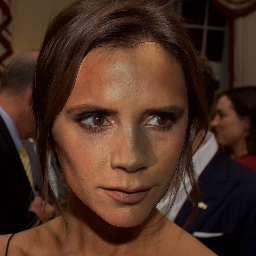
%> input picture FFHQ_relighting_results/00290_rendered_image.png, 256 x 256 px
$ octave fix_border_artifacts_CVPR2022.m   (GNU Octave 9; MATLAB toolbox functions it lacks are replaced by stand-ins)
%> lines starting %> are read from the running program, lines starting %| are printed output that depends on the picture; in (x1, y1, x2, y2) boxes, pixels count from 0 and x2, y2 are one past the last pixel; in counts of white or black regions, pixels touching at a corner belong together; the program's own positions count from 1
img = imread('FFHQ_relighting_results/00290_rendered_image.png');
%> img is the input picture: size 256x256x3 uint8; mean R, G, B 75.6, 48.1, 35.4
filter_img(:, :, 1) = medfilt2(img(:, :, 1));
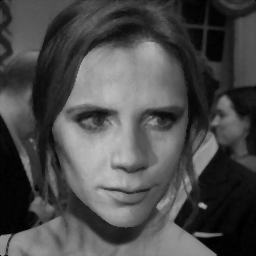
%> filter_img: size 256x256 uint8; min 0, max 192, mean 75.5
filter_img(:, :, 2) = medfilt2(img(:, :, 2));
filter_img(:, :, 3) = medfilt2(img(:, :, 3));
%> filter_img: size 256x256x3 uint8
face_mask = imread('FFHQ_skin_masks/00290.png')/255.0;
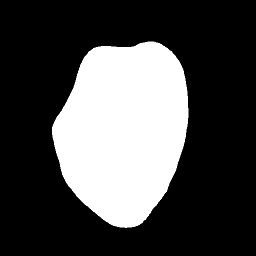
%> input picture FFHQ_skin_masks/00290.png, 256 x 256 px
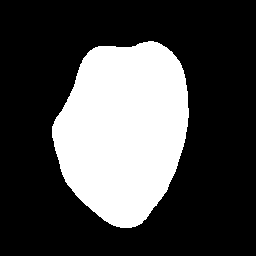
%> face_mask: size 256x256 uint8; values 0 (black) and 1 (white), 29.1% white; 1 white region, box (x1, y1, x2, y2) and area: (52, 41, 189, 228) 19050
ones_filter = ones(7, 7);

convolved = imfilter(double(face_mask), ones_filter);
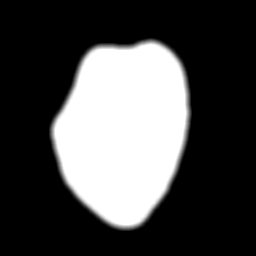
%> convolved: size 256x256 double; min 0, max 49, mean 14.2; drawn with min black and max white

border = (convolved < 30 & convolved > 0);
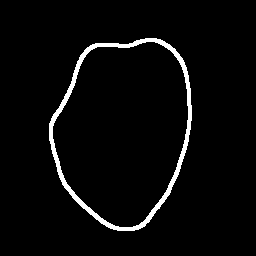
%> border: size 256x256 logical; 3.6% white; 1 white region, box (x1, y1, x2, y2) and area: (49, 38, 192, 231) 2342

[row, col] = find(border == 1);
%> row = 2342 values from 39 to 231; col = 2342 values from 50 to 192

for j = 1:length(row)
    img(row(j), col(j), :) = filter_img(row(j), col(j), :);
end
%> img: size 256x256x3 uint8; 3.16% of pixels changed, all inside (x1, y1, x2, y2) = (49, 38, 192, 231)

imwrite(img, 'FFHQ_relighting_results/00290_rendered_image.png');
